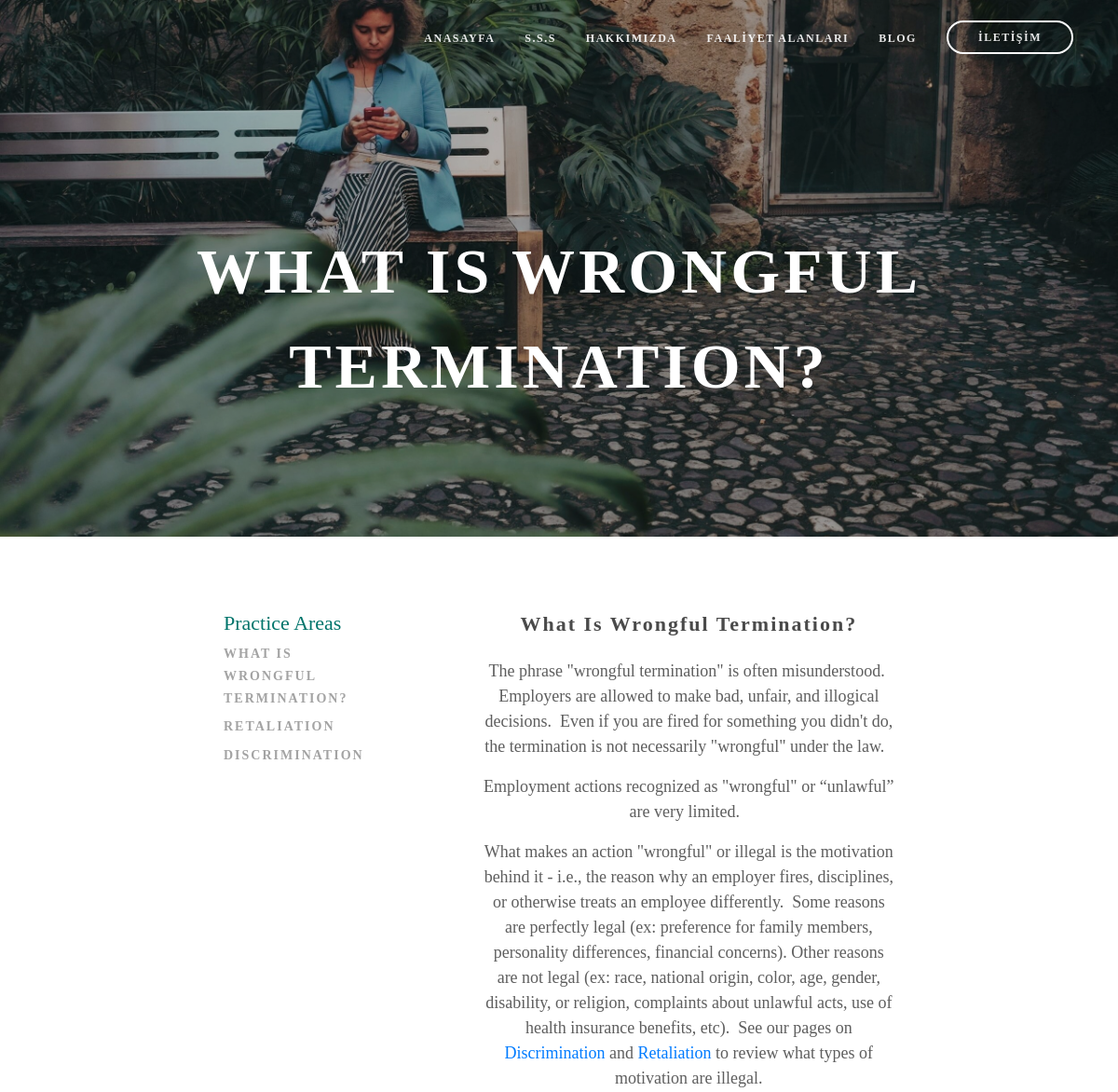
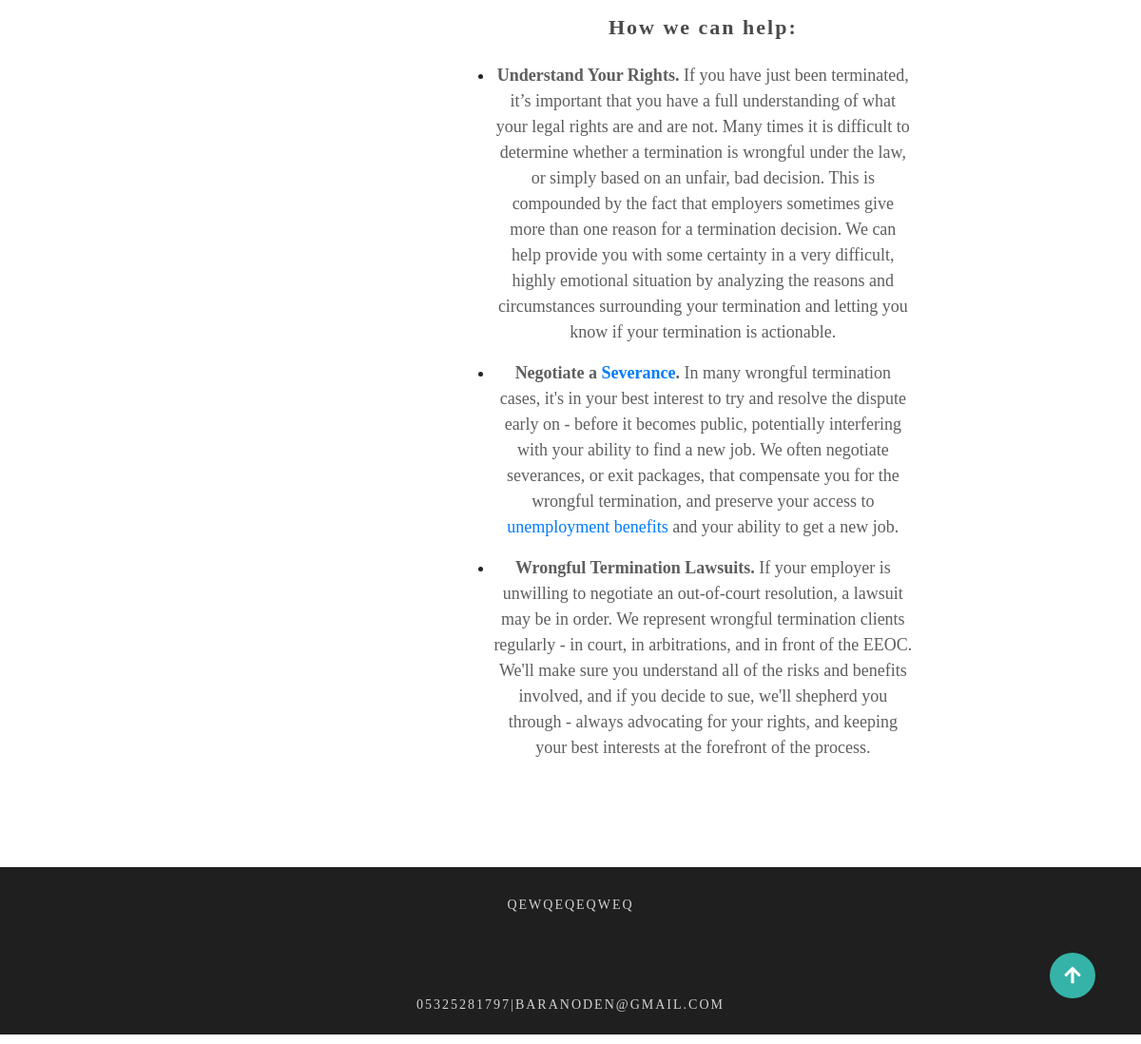
Screenshot of /practice-areas/what-is-wrongful-termination/ with the database file from the repository (2 pictures, top to bottom).
### employee/models.py (models this page shows, shortened)
class PracticeAreas(models.Model):
    title = UpperCaseField(max_length = 255)
    desc = RichTextField(verbose_name="Desciption")
    slug = models.SlugField(unique=True, editable=False, max_length=265)
    def __str__(self):
        return self.title
    def get_absolute_url(self):
        return reverse("main:practice_areas", kwargs={"slug": self.slug})
    class Meta:
        verbose_name_plural = "Practice Areas"

### main/models.py (models this page shows, shortened)
class GeneralSettings(models.Model):
    logo = models.ImageField(verbose_name="Logo", null=True, blank=True)
    number=models.CharField(max_length=120, verbose_name="Telefon")
    address=models.CharField(max_length=255, verbose_name="Adres")
    email = models.EmailField(max_length=254, default=None, verbose_name="Email")
    certificates = models.ManyToManyField(Certificate,  verbose_name="Office's Certificates", blank=True)
    about = RichTextField(verbose_name="AboutUs")
    class Meta:
        verbose_name_plural = "Settings"

### main/views.py (the view)
# urls.py: path('practice-areas/<slug:slug>/', practice_areas_view, name="practice_areas"),
def practice_areas_view(request,slug):
    current_area = get_object_or_404(PracticeAreas,slug=slug)
    practice_areas = PracticeAreas.objects.all()
    context = {
        'practice_areas':practice_areas,
        'current_area':current_area,
    }
    return render(request, 'main/practiceareas.html', context )

### employee/models.py (called while the page is built)
    def get_absolute_url(self):
        return reverse("employee:detail", kwargs={"slug": self.slug})

### website/main_context.py (called while the page is built)
def general_data(request):
    context_practice_areas = PracticeAreas.objects.all()
    context_employees = Employee.objects.all()
    settings = GeneralSettings.objects.all()
    context = {
        'context_practice_areas':context_practice_areas,
        'context_employees':context_employees,
        'context_settings':settings,
    }
    return context

### templates/main/practiceareas.html (shortened to what this page needs)
{% extends 'partials/base.html' %}
{% load static %}
{% block body %}
<div id="practiceareas-container">
    <div id="practiceareas-overlay">
        {% include 'partials/header.html' %}
        <div id="description-wrapper" class="practiceares-wrapper">
            <p class="desc-bold"><strong>{{practice_areas|first}}</strong></p>
        </div>
    </div>
</div>
<main id="page">
    <div class="page-content practiceareas-page-content">
        <div class="practiceareas-aside">
            <ul>
                <li class="practice-areas-list-title ">Practice Areas</li>
                {% for area in practice_areas %}
                    <li class="practice-areas-list-item {% if request.path == area.get_absolute_url %} active {% endif %} ">
                        <a href="{{area.get_absolute_url}}">
                            {{area.title}}
                        </a>
                    </li>
                {% endfor %}
            </ul>
        </div>
        <div class="practiceareas-article">
            <h2><strong>{{current_area.title}}</strong></h2>
            {{current_area.desc|safe}}
        </div>
    </div>
</main>
{% endblock %}

### templates/partials/footer.html
<footer>
    <div id="site-info">
      {% for settings in context_settings %}
        <span> {{settings.address}}<br></span>
        <br>
        <span>{{settings.number}}|{{settings.email}}</span>
      {% endfor %}
    </div>
</footer>

### static/css/main.css (style rules this page uses)
* { margin: 0; padding: 0; font-family: adobe-garamond-pro, serif; }
body { transition: .5s; }
ol,ul { list-style:none; }
a { text-decoration: none !important; }
@media (min-width:769px) { #description-wrapper { width: 100% ; text-align: center; align-items: center; margin: 0 auto; margin-top: 10rem; } }
@media (min-width:769px) { .desc-bold { letter-spacing: 0.0588235em; color: #fff; font-weight: 700; font-size: 68px; text-transform: uppercase; margin-top: 1.2rem; } }
@media (min-width:769px) { main { width: 60%; max-width: 1020px; height: auto; margin: 0 auto; } }
@media (min-width:769px) { .page-content { width: auto; margin-top: 5rem; } }
@media (min-width:769px) { #site-info { background-color:#1f1f1f; text-align: center; height: 11rem; } }
@media (min-width:769px) { #site-info span { text-transform: uppercase; color: rgba(255,255,255,.8); font-size: 14px; font-weight: 400; letter-spacing: 2px; line-height: 80.8px; } }
@media (min-width:769px) { .active { color: rgb(26, 26, 26) !important; } }
@media (min-width:769px) { #practiceareas-container { width: 100%; height: 36rem; background: url(../img/practice-areas.jpeg) no-repeat; background-size: cover; } }
@media (min-width:769px) { #practiceareas-overlay { width: 100%; height: 36rem; background-color: rgba(0, 0, 0, 0.3); } }
@media (min-width:769px) { .practice-areas-list-title { color: #00746b; font-size: 22px; font-weight: 400; line-height: 26.4px; } }
@media (min-width:769px) { .practice-areas-list-item { width: 100%; margin-top: 0.4rem ; } }
@media (min-width:769px) { .practice-areas-list-item a { text-transform: uppercase; color: rgba(26,26,26,.4); font-size: 14px; font-weight: 600; letter-spacing: 2px; line-height: 17.5px; } }
@media (min-width:769px) { .practiceareas-article ul { list-style-type: disc; } }
@media (min-width:769px) { .practiceareas-page-content { margin-bottom: 6rem; display: flex; } }
@media (min-width:769px) { .practiceareas-article { padding-left: 8rem; } }
@media (min-width:769px) { .practiceareas-article h2 { color: rgb(74, 74, 74); font-size: 22px; line-height: 27px; letter-spacing: 2px; font-weight: 400; padding-bottom: 1rem; text-align: center; } }
@media (min-width:769px) { .practiceareas-article p { color:rgba(26, 26, 26, 0.7); font-size: 18px; font-weight: 400; line-height: 27px; text-align: center; } }

### rows the page displays
PracticeAreas: title "WHAT IS WRONGFUL TERMINATION?", title "What Is Wrongful Termination?", desc "The phrase \"wrongful termination\" is often misunderstood. Employers are allowed to make bad, unfair, and illogical decisions. Even if you are fired for something you didn't do, the termination is not necessarily \"wrongful\" under the law. Employment actions recognized as \"wrongful\" or “unlawful” are very limited. What makes an action \"wrongful\" or illegal is the motivation behind it - i.e., the reason why an employer fires, disciplines, or otherwise treats an employee differently. Some reasons are perfectly legal (ex: preference for family members, personality differences, financial concerns). Other reasons are not legal (ex: race, national origin, color, age, gender, disability, or…"
PracticeAreas: title "RETALIATION"
PracticeAreas: title "DISCRIMINATION"
GeneralSettings: address "QEWQEQEQWEQ", number "05325281797", email "BARANODEN@GMAIL.COM"
